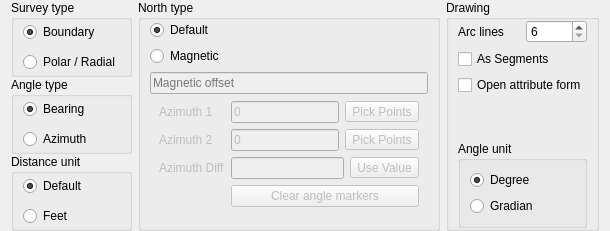
     <widget class="QWidget" name="tab_2">
      <attribute name="title">
       <string>Options</string>
      </attribute>
      <layout class="QGridLayout" name="gridLayout_6">
       <property name="topMargin">
        <number>0</number>
       </property>
       <property name="bottomMargin">
        <number>0</number>
       </property>
       <item row="0" column="6">
        <widget class="QGroupBox" name="groupBox">
         <property name="title">
          <string>Drawing</string>
         </property>
         <property name="flat">
          <bool>true</bool>
         </property>
         <layout class="QVBoxLayout" name="verticalLayout_2">
          <property name="sizeConstraint">
           <enum>QLayout::SetMinimumSize</enum>
          </property>
          <property name="topMargin">
           <number>0</number>
          </property>
          <property name="bottomMargin">
           <number>0</number>
          </property>
          <item>
           <layout class="QHBoxLayout" name="horizontalLayout">
            <item>
             <widget class="QLabel" name="arcNodesLabel">
              <property name="toolTip">
               <string>The more lines the smoother the arc will be</string>
              </property>
              <property name="text">
               <string>Arc lines</string>
              </property>
             </widget>
            </item>
            <item>
             <widget class="QSpinBox" name="spin_arclines">
              <property name="toolTip">
               <string>The more lines the smoother the arc will be</string>
              </property>
              <property name="minimum">
               <number>6</number>
              </property>
             </widget>
            </item>
           </layout>
          </item>
          <item>
           <widget class="QCheckBox" name="checkBox_asSegments">
            <property name="text">
             <string>As Segments</string>
            </property>
           </widget>
          </item>
          <item>
           <widget class="QCheckBox" name="checkBox_openForm">
            <property name="enabled">
             <bool>true</bool>
            </property>
            <property name="sizePolicy">
             <sizepolicy hsizetype="Minimum" vsizetype="Fixed">
              <horstretch>0</horstretch>
              <verstretch>0</verstretch>
             </sizepolicy>
            </property>
            <property name="text">
             <string>Open attribute form</string>
            </property>
            <property name="checked">
             <bool>false</bool>
            </property>
           </widget>
          </item>
          <item>
           <spacer name="verticalSpacer_6">
            <property name="orientation">
             <enum>Qt::Vertical</enum>
            </property>
            <property name="sizeHint" stdset="0">
             <size>
              <width>20</width>
              <height>40</height>
             </size>
            </property>
           </spacer>
          </item>
          <item>
           <widget class="QGroupBox" name="groupBox_4">
            <property name="sizePolicy">
             <sizepolicy hsizetype="Preferred" vsizetype="Minimum">
              <horstretch>0</horstretch>
              <verstretch>0</verstretch>
             </sizepolicy>
            </property>
            <property name="title">
             <string>Angle unit</string>
            </property>
            <layout class="QVBoxLayout" name="verticalLayout_3">
             <item>
              <widget class="QRadioButton" name="radioButton_degreeUnit">
               <property name="sizePolicy">
                <sizepolicy hsizetype="Minimum" vsizetype="Preferred">
                 <horstretch>0</horstretch>
                 <verstretch>0</verstretch>
                </sizepolicy>
               </property>
               <property name="text">
                <string>Degree</string>
               </property>
               <property name="checked">
                <bool>true</bool>
               </property>
              </widget>
             </item>
             <item>
              <widget class="QRadioButton" name="radioButton_gradianUnit">
               <property name="sizePolicy">
                <sizepolicy hsizetype="Minimum" vsizetype="Preferred">
                 <horstretch>0</horstretch>
                 <verstretch>0</verstretch>
                </sizepolicy>
               </property>
               <property name="text">
                <string>Gradian</string>
               </property>
              </widget>
             </item>
            </layout>
           </widget>
          </item>
         </layout>
        </widget>
       </item>
       <item row="0" column="2">
        <widget class="QGroupBox" name="groupBox_3">
         <property name="sizePolicy">
          <sizepolicy hsizetype="Fixed" vsizetype="Preferred">
           <horstretch>0</horstretch>
           <verstretch>0</verstretch>
          </sizepolicy>
         </property>
         <property name="title">
          <string>North type</string>
         </property>
         <property name="flat">
          <bool>true</bool>
         </property>
         <layout class="QVBoxLayout" name="verticalLayout_12">
          <property name="topMargin">
           <number>0</number>
          </property>
          <property name="bottomMargin">
           <number>0</number>
          </property>
          <item>
           <widget class="QRadioButton" name="radioButton_defaultNorth">
            <property name="enabled">
             <bool>true</bool>
            </property>
            <property name="sizePolicy">
             <sizepolicy hsizetype="Minimum" vsizetype="Fixed">
              <horstretch>0</horstretch>
              <verstretch>0</verstretch>
             </sizepolicy>
            </property>
            <property name="text">
             <string>Default</string>
            </property>
            <property name="checkable">
             <bool>true</bool>
            </property>
            <property name="checked">
             <bool>true</bool>
            </property>
           </widget>
          </item>
          <item>
           <widget class="QRadioButton" name="radioButton_magNorth">
            <property name="enabled">
             <bool>true</bool>
            </property>
            <property name="text">
             <string>Magnetic</string>
            </property>
            <property name="checked">
             <bool>false</bool>
            </property>
           </widget>
          </item>
          <item>
           <widget class="QLineEdit" name="lineEdit_magNorth">
            <property name="enabled">
             <bool>false</bool>
            </property>
            <property name="sizePolicy">
             <sizepolicy hsizetype="Preferred" vsizetype="Fixed">
              <horstretch>0</horstretch>
              <verstretch>0</verstretch>
             </sizepolicy>
            </property>
            <property name="text">
             <string/>
            </property>
            <property name="frame">
             <bool>true</bool>
            </property>
            <property name="placeholderText">
             <string>Magnetic offset</string>
            </property>
           </widget>
          </item>
          <item>
           <widget class="QFrame" name="formFrame">
            <property name="enabled">
             <bool>false</bool>
            </property>
            <layout class="QFormLayout" name="formLayout_2">
             <property name="fieldGrowthPolicy">
              <enum>QFormLayout::AllNonFixedFieldsGrow</enum>
             </property>
             <property name="topMargin">
              <number>1</number>
             </property>
             <item row="0" column="0">
              <widget class="QLabel" name="label_8">
               <property name="text">
                <string>Azimuth 1</string>
               </property>
              </widget>
             </item>
             <item row="0" column="1">
              <layout class="QHBoxLayout" name="horizontalLayout_11">
               <property name="topMargin">
                <number>0</number>
               </property>
               <item>
                <widget class="QLineEdit" name="azimuth1_edit">
                 <property name="text">
                  <string>0</string>
                 </property>
                </widget>
               </item>
               <item>
                <widget class="QToolButton" name="pickAngle1_button">
                 <property name="text">
                  <string>Pick Points</string>
                 </property>
                 <property name="icon">
                  <iconset>
                   <normaloff>:/icons/resources/capture.svg</normaloff>:/icons/resources/capture.svg</iconset>
                 </property>
                 <property name="iconSize">
                  <size>
                   <width>18</width>
                   <height>18</height>
                  </size>
                 </property>
                 <property name="toolButtonStyle">
                  <enum>Qt::ToolButtonTextBesideIcon</enum>
                 </property>
                </widget>
               </item>
              </layout>
             </item>
             <item row="1" column="0">
              <widget class="QLabel" name="label_7">
               <property name="text">
                <string>Azimuth 2</string>
               </property>
              </widget>
             </item>
             <item row="1" column="1">
              <layout class="QHBoxLayout" name="horizontalLayout_10">
               <property name="topMargin">
                <number>0</number>
               </property>
               <item>
                <widget class="QLineEdit" name="azimuth2_edit">
                 <property name="text">
                  <string>0</string>
                 </property>
                </widget>
               </item>
               <item>
                <widget class="QToolButton" name="pickAngle2_button">
                 <property name="text">
                  <string>Pick Points</string>
                 </property>
                 <property name="icon">
                  <iconset>
                   <normaloff>:/icons/resources/capture.svg</normaloff>:/icons/resources/capture.svg</iconset>
                 </property>
                 <property name="iconSize">
                  <size>
                   <width>18</width>
                   <height>18</height>
                  </size>
                 </property>
                 <property name="toolButtonStyle">
                  <enum>Qt::ToolButtonTextBesideIcon</enum>
                 </property>
                </widget>
               </item>
              </layout>
             </item>
             <item row="2" column="0">
              <widget class="QLabel" name="label">
               <property name="text">
                <string>Azimuth Diff</string>
               </property>
              </widget>
             </item>
             <item row="2" column="1">
              <layout class="QHBoxLayout" name="horizontalLayout_5">
               <property name="topMargin">
                <number>0</number>
               </property>
               <item>
                <widget class="QLineEdit" name="azimuthDiff_edit"/>
               </item>
               <item>
                <widget class="QToolButton" name="copyDiff_button">
                 <property name="text">
                  <string>Use Value</string>
                 </property>
                 <property name="icon">
                  <iconset>
                   <normaloff>:/icons/resources/tick.svg</normaloff>:/icons/resources/tick.svg</iconset>
                 </property>
                 <property name="iconSize">
                  <size>
                   <width>18</width>
                   <height>18</height>
                  </size>
                 </property>
                 <property name="toolButtonStyle">
                  <enum>Qt::ToolButtonTextBesideIcon</enum>
                 </property>
                </widget>
               </item>
              </layout>
             </item>
             <item row="3" column="1">
              <widget class="QPushButton" name="clearMarkers_button">
               <property name="text">
                <string>Clear angle markers</string>
               </property>
              </widget>
             </item>
            </layout>
           </widget>
          </item>
         </layout>
        </widget>
       </item>
       <item row="0" column="0">
        <layout class="QVBoxLayout" name="verticalLayout_6">
         <property name="spacing">
          <number>0</number>
         </property>
         <property name="rightMargin">
          <number>0</number>
         </property>
         <item>
          <widget class="QGroupBox" name="surveyGrpBox">
           <property name="sizePolicy">
            <sizepolicy hsizetype="Preferred" vsizetype="Minimum">
             <horstretch>0</horstretch>
             <verstretch>0</verstretch>
            </sizepolicy>
           </property>
           <property name="title">
            <string>Survey type</string>
           </property>
           <property name="flat">
            <bool>true</bool>
           </property>
           <layout class="QVBoxLayout" name="verticalLayout_10">
            <property name="topMargin">
             <number>0</number>
            </property>
            <property name="bottomMargin">
             <number>0</number>
            </property>
            <item>
             <widget class="QRadioButton" name="radioButton_boundarySurvey">
              <property name="enabled">
               <bool>true</bool>
              </property>
              <property name="sizePolicy">
               <sizepolicy hsizetype="Minimum" vsizetype="Preferred">
                <horstretch>0</horstretch>
                <verstretch>0</verstretch>
               </sizepolicy>
              </property>
              <property name="text">
               <string>Boundary</string>
              </property>
              <property name="checked">
               <bool>true</bool>
              </property>
             </widget>
            </item>
            <item>
             <widget class="QRadioButton" name="radioButton_radialSurvey">
              <property name="enabled">
               <bool>true</bool>
              </property>
              <property name="sizePolicy">
               <sizepolicy hsizetype="Minimum" vsizetype="Preferred">
                <horstretch>0</horstretch>
                <verstretch>0</verstretch>
               </sizepolicy>
              </property>
              <property name="text">
               <string>Polar / Radial</string>
              </property>
              <property name="checkable">
               <bool>true</bool>
              </property>
              <property name="checked">
               <bool>false</bool>
              </property>
             </widget>
            </item>
           </layout>
          </widget>
         </item>
         <item>
          <widget class="QGroupBox" name="groupBox_6">
           <property name="enabled">
            <bool>true</bool>
           </property>
           <property name="sizePolicy">
            <sizepolicy hsizetype="Preferred" vsizetype="Minimum">
             <horstretch>0</horstretch>
             <verstretch>0</verstretch>
            </sizepolicy>
           </property>
           <property name="title">
            <string>Angle type</string>
           </property>
           <property name="flat">
            <bool>true</bool>
           </property>
           <layout class="QVBoxLayout" name="verticalLayout_5">
            <property name="topMargin">
             <number>0</number>
            </property>
            <property name="bottomMargin">
             <number>0</number>
            </property>
            <item>
             <widget class="QRadioButton" name="radioButton_bearingAngle">
              <property name="enabled">
               <bool>true</bool>
              </property>
              <property name="sizePolicy">
               <sizepolicy hsizetype="Minimum" vsizetype="Preferred">
                <horstretch>0</horstretch>
                <verstretch>0</verstretch>
               </sizepolicy>
              </property>
              <property name="text">
               <string>Bearing</string>
              </property>
              <property name="checked">
               <bool>true</bool>
              </property>
             </widget>
            </item>
            <item>
             <widget class="QRadioButton" name="radioButton_azimuthAngle">
              <property name="enabled">
               <bool>true</bool>
              </property>
              <property name="sizePolicy">
               <sizepolicy hsizetype="Minimum" vsizetype="Preferred">
                <horstretch>0</horstretch>
                <verstretch>0</verstretch>
               </sizepolicy>
              </property>
              <property name="text">
               <string>Azimuth</string>
              </property>
              <property name="checkable">
               <bool>true</bool>
              </property>
              <property name="checked">
               <bool>false</bool>
              </property>
             </widget>
            </item>
           </layout>
          </widget>
         </item>
         <item>
          <widget class="QGroupBox" name="groupBox_7">
           <property name="sizePolicy">
            <sizepolicy hsizetype="Preferred" vsizetype="Minimum">
             <horstretch>0</horstretch>
             <verstretch>0</verstretch>
            </sizepolicy>
           </property>
           <property name="title">
            <string>Distance unit</string>
           </property>
           <property name="flat">
            <bool>true</bool>
           </property>
           <layout class="QVBoxLayout" name="verticalLayout_3">
            <property name="topMargin">
             <number>0</number>
            </property>
            <property name="bottomMargin">
             <number>0</number>
            </property>
            <item>
             <widget class="QRadioButton" name="radioButton_defaultUnits">
              <property name="sizePolicy">
               <sizepolicy hsizetype="Minimum" vsizetype="Preferred">
                <horstretch>0</horstretch>
                <verstretch>0</verstretch>
               </sizepolicy>
              </property>
              <property name="text">
               <string>Default</string>
              </property>
              <property name="checked">
               <bool>true</bool>
              </property>
             </widget>
            </item>
            <item>
             <widget class="QRadioButton" name="radioButton_englishUnits">
              <property name="sizePolicy">
               <sizepolicy hsizetype="Minimum" vsizetype="Preferred">
                <horstretch>0</horstretch>
                <verstretch>0</verstretch>
               </sizepolicy>
              </property>
              <property name="text">
               <string>Feet</string>
              </property>
             </widget>
            </item>
           </layout>
          </widget>
         </item>
        </layout>
       </item>
      </layout>
     </widget>
